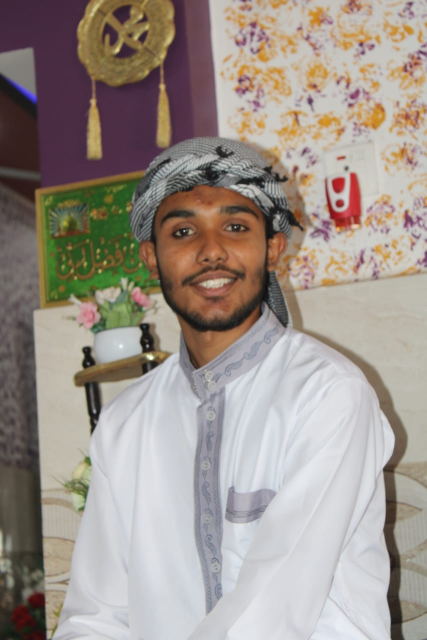
#> input picture Computer vision Class/pictures/IMG-20240506-WA0015.jpg, 853 x 1280 px, found by its file name (shown at 1/2 size)
$ python Day_18.py
#> lines starting #> are read from the running program, lines starting #| are printed output that depends on the picture
import cv2 as cv

# reading images
img = cv.imread(r'pictures\IMG-20240506-WA0015.jpg')
#> img is the input picture: shape (1280, 853, 3); mean B, G, R 140.7, 148.1, 158

resized = cv.resize(img, (700, 900))
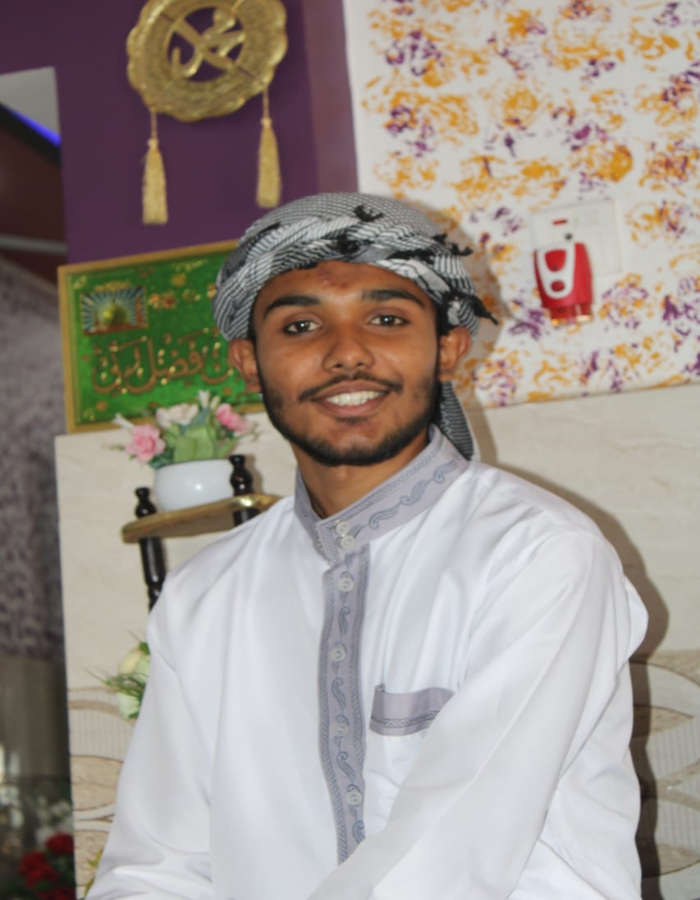
#> resized: shape (900, 700, 3); mean B, G, R 140.6, 148.1, 157.9

# average blurring the image
avg_blur = cv.blur(resized, (5,5))

# Median blurring
median_blur = cv.medianBlur(resized, 5) # -> this only takes odd values

# Gussain blur
guss_blur = cv.GaussianBlur(resized, (5,5) , 0)
# cv.imshow('Guassian Blur', guss_blur)

# Bilateral blur
Bilat_blur = cv.bilateralFilter(resized, 5 , 20 , 20)
cv.imshow('Bilateral Blur', Bilat_blur)


cv.imshow('Resized Image', resized)

# cv.imshow('Average blur', avg_blur)
# cv.imshow('Median Blur', median_blur)
cv.waitKey(0)

$ run again, with Computer vision Class/pictures/IMG-20230721-WA0025.jpg copied over Computer vision Class/pictures/IMG-20240506-WA0015.jpg
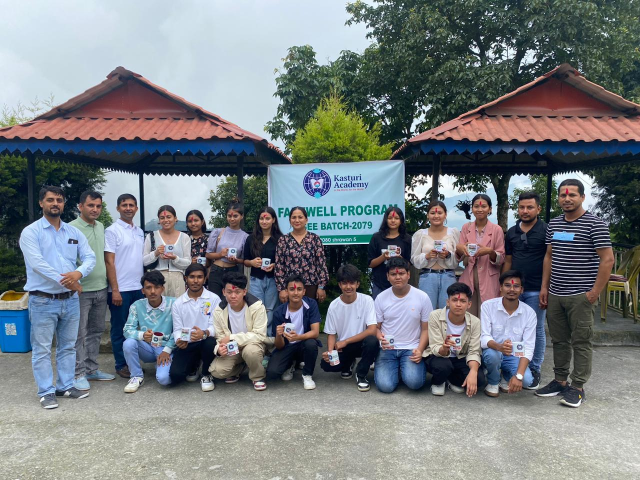
#> input picture Computer vision Class/pictures/IMG-20230721-WA0025.jpg, 1280 x 960 px, found by its file name (shown at 1/2 size)
#> img is the input picture: shape (960, 1280, 3); mean B, G, R 128.9, 125.5, 120.5
#> `resized = cv.resize(img, (700, 900))`:
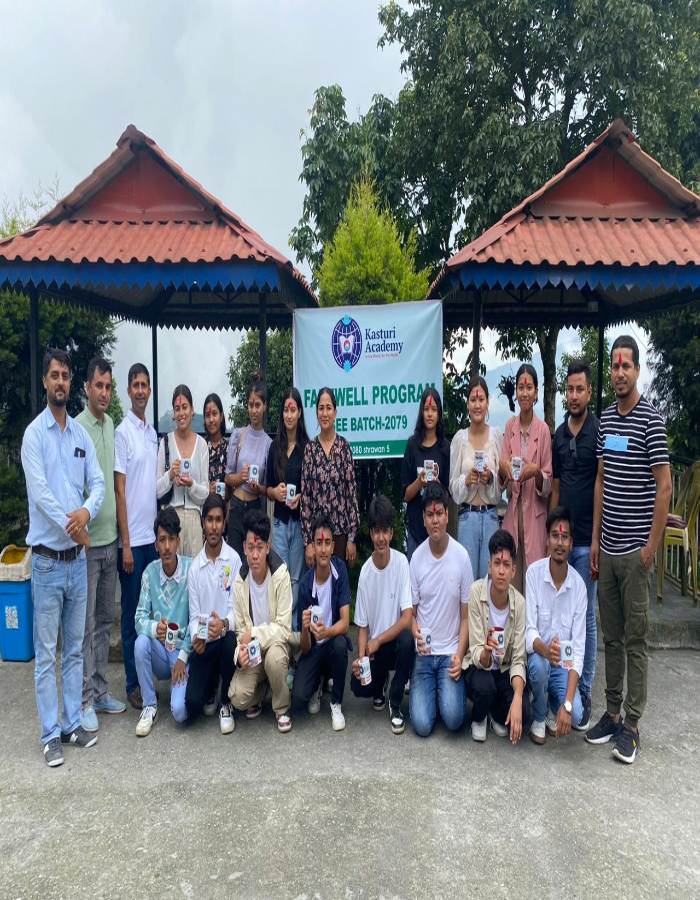
#> resized: shape (900, 700, 3); mean B, G, R 128.8, 125.4, 120.4
#> `median_blur = cv.medianBlur(resized, 5)`:
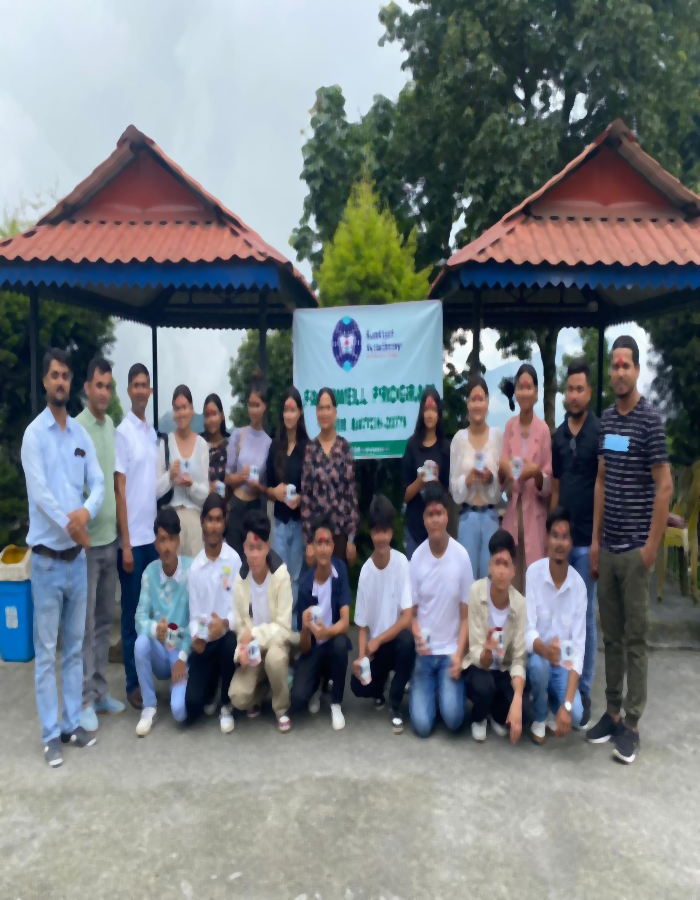
#> median_blur: shape (900, 700, 3); mean B, G, R 127.7, 124.3, 119.2

$ run again, with Computer vision Class/pictures/IMG_20230706_204934_067.jpg copied over Computer vision Class/pictures/IMG-20240506-WA0015.jpg
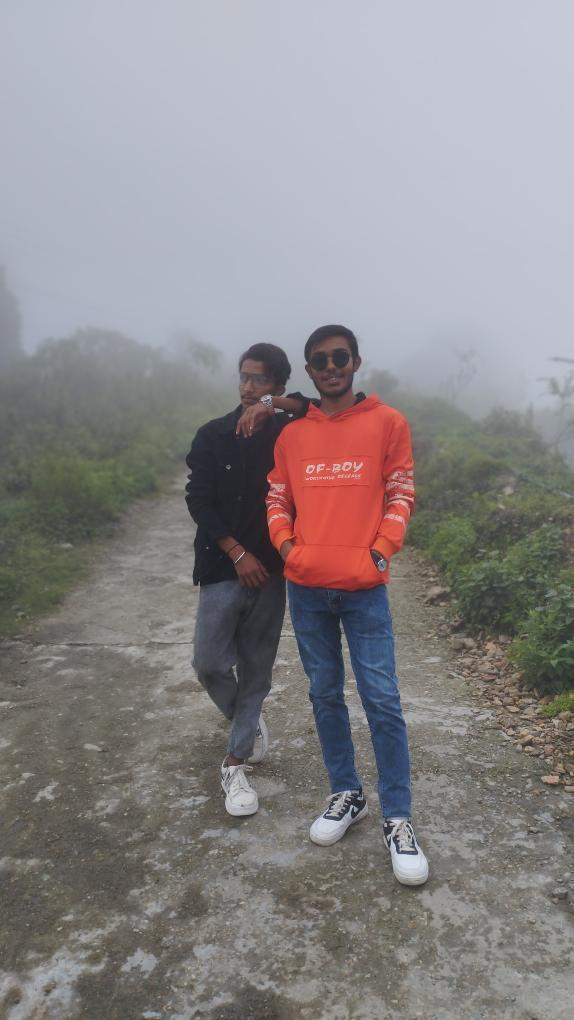
#> input picture Computer vision Class/pictures/IMG_20230706_204934_067.jpg, 574 x 1020 px, found by its file name
#> img is the input picture: shape (1020, 574, 3); mean B, G, R 137.1, 135.1, 138.6
#> `resized = cv.resize(img, (700, 900))`:
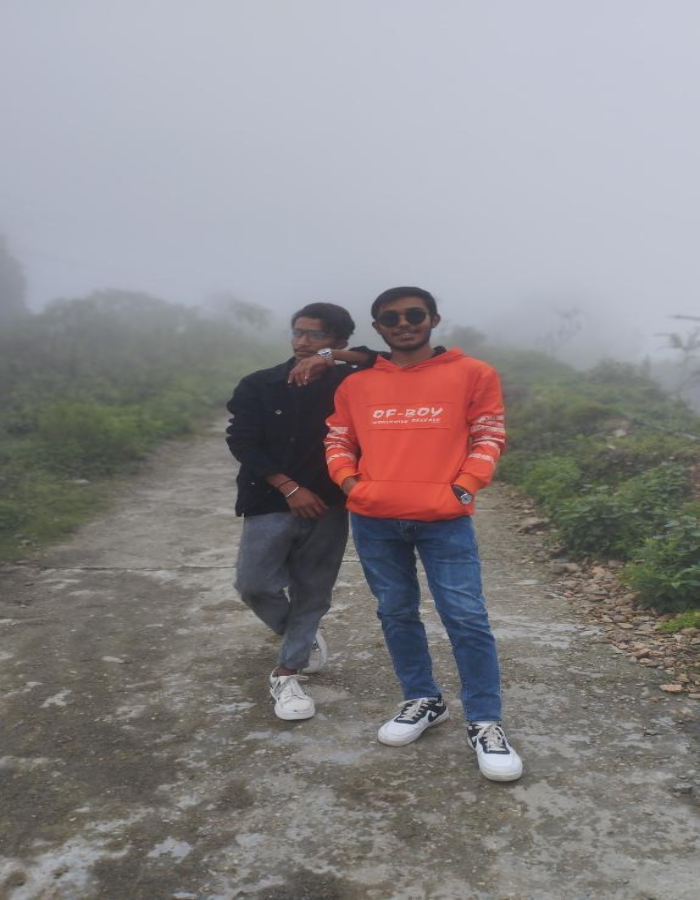
#> resized: shape (900, 700, 3); mean B, G, R 137, 135, 138.5

$ run again, with Computer vision Class/pictures/IMG_20230708_175738.jpg copied over Computer vision Class/pictures/IMG-20240506-WA0015.jpg
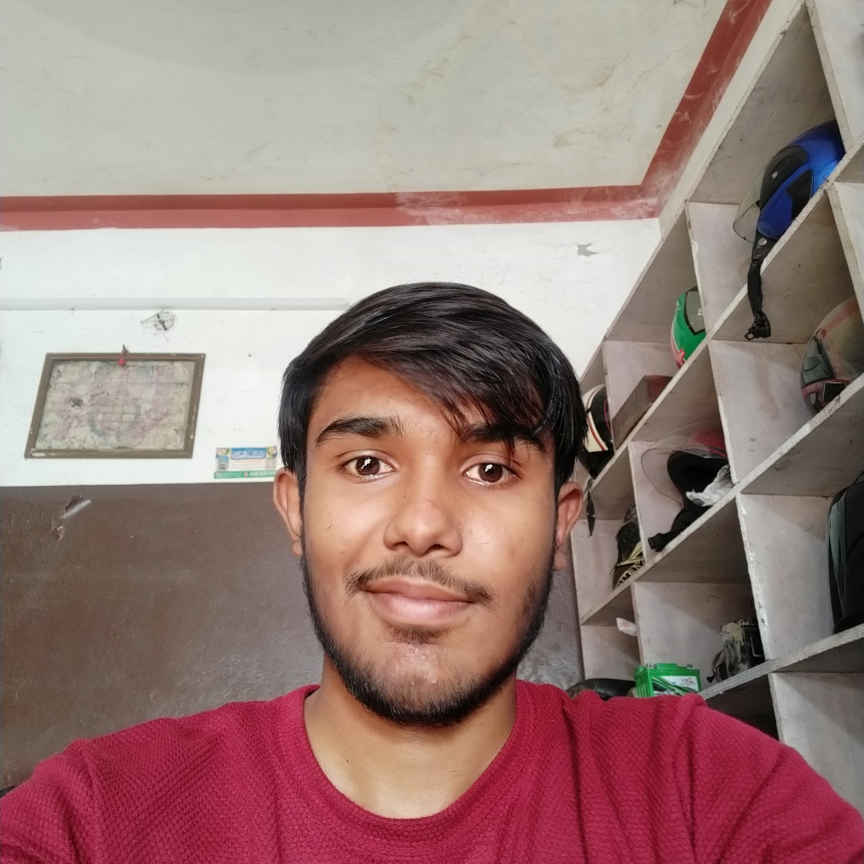
#> input picture Computer vision Class/pictures/IMG_20230708_175738.jpg, 3455 x 3455 px, found by its file name (shown at 1/4 size)
#> img is the input picture: shape (3455, 3455, 3); mean B, G, R 119.8, 124.2, 153.3
#> `resized = cv.resize(img, (700, 900))`:
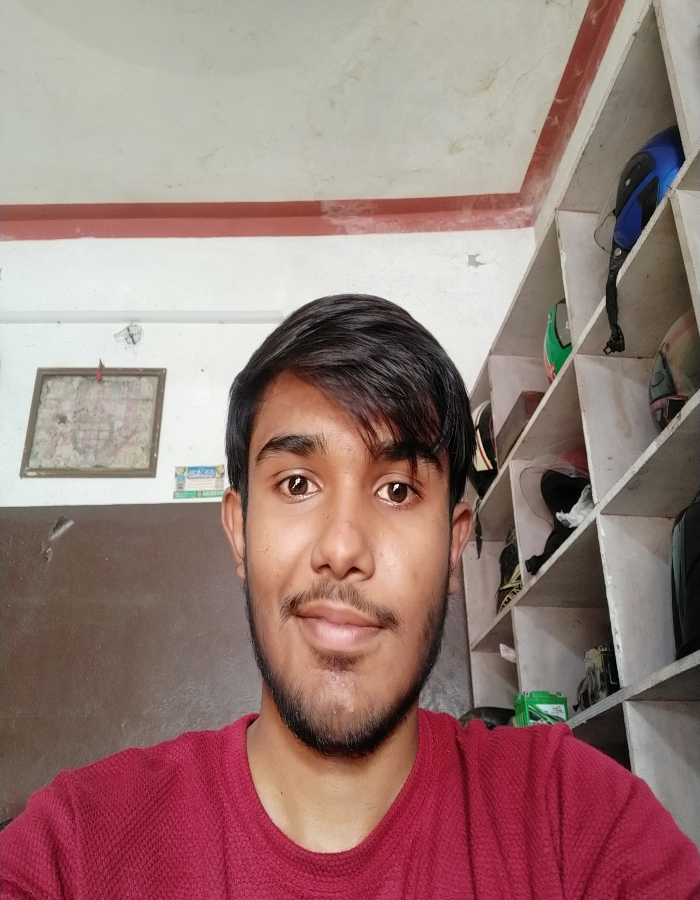
#> resized: shape (900, 700, 3); mean B, G, R 119.6, 124.1, 153.2
